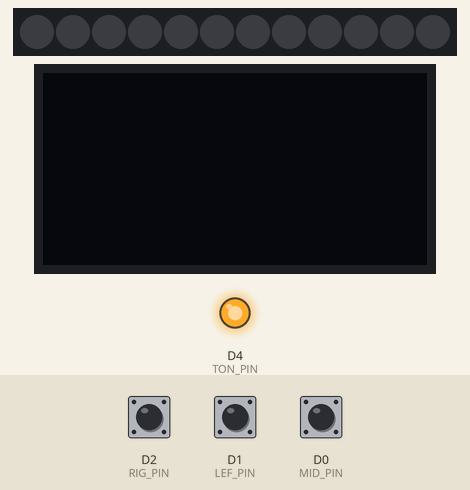
Simulated run of this sketch. Board: ESP8266 (NodeMCU). Parts: 12 RGB LEDs in strip order, left to right, 128×64 one-colour display, output pins drawn as LEDs (lit = HIGH). The inputs (shaded band) are chosen by the test bench; at power-on: D2 (RIG_PIN) HIGH, D1 (LEF_PIN) HIGH, D0 (MID_PIN) HIGH. Dim RGB values are drawn brighter than linear; the local clock reads 2024-03-15 10:24:30 at power-on unless the sketch sets it.

Above: at 1.2 s.
1.3 s: D2 (RIG_PIN) pulled LOW for 0.25 s
At 2.7 s:
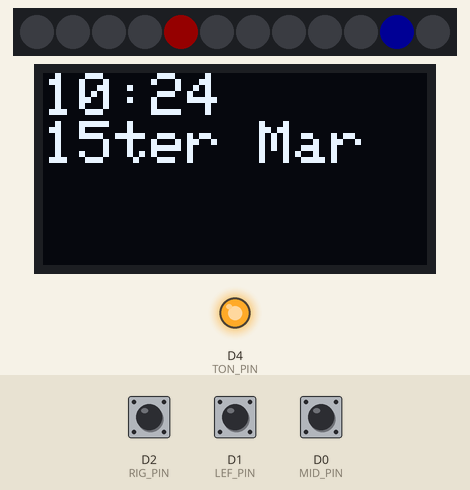
4.5 s: D1 (LEF_PIN) pulled LOW for 1 s
At 5.4 s:
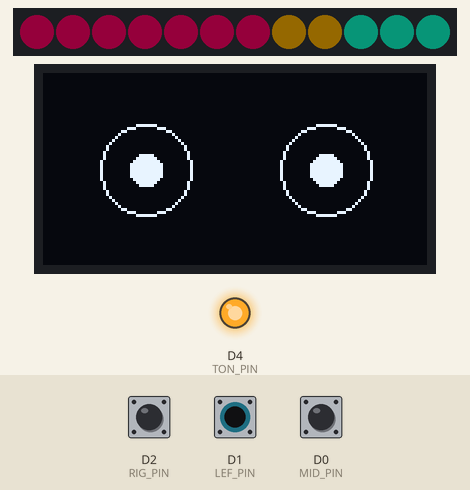
8.5 s: D1 (LEF_PIN) pulled LOW for 0.25 s
At 9.6 s:
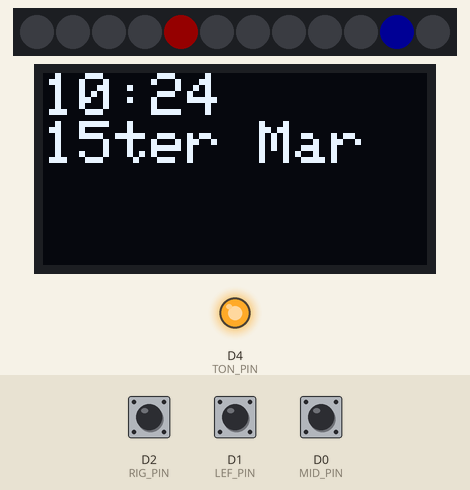
11.7 s: D0 (MID_PIN) pulled LOW for 0.25 s
At 13.0 s:
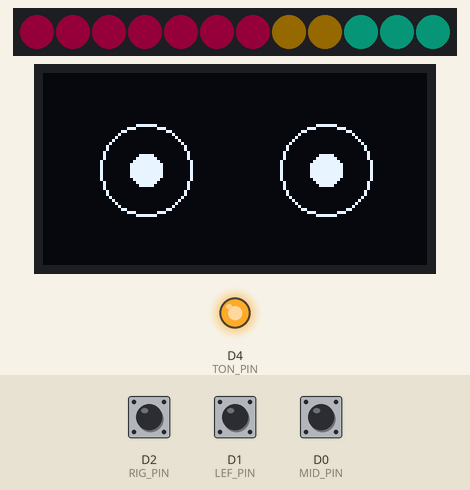
13.4 s: D0 (MID_PIN) pulled LOW for 3.2 s
Timing chart, 0 to 16.4 s (numbered marks = the images above; inputs shaded):
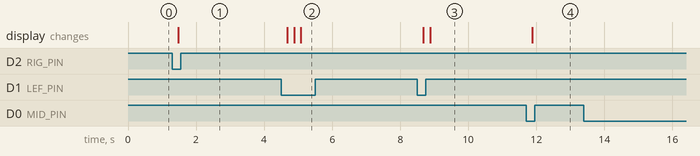

Measured:
- after the input at 1.3 s, the display: first changes after 0.18 s (image 1 shows a later state)
- after the input at 8.5 s, the display: first differs from a run without the input after 0.38 s (image 3)
- after the input at 11.7 s, the display: first changes after 0.18 s (image 4 shows a later state)

The sketch:

ava_v7_basicClient.ino
```cpp
#include "Adafruit_NeoPixel.h"
#include "Adafruit_GFX.h"
#include "Adafruit_SSD1306.h"
#include "Wire.h"
#include "RtcDS1307.h"
#include "ESP8266WiFi.h"
#include "Timer.h"

#define PIX_PIN D3
#define MID_PIN D0 // interrupt
#define LEF_PIN D1
#define RIG_PIN D2
#define TON_PIN D4
#define OLED_RESET D7 // Not Connected, software just requires it

#define PIXEL_COUNT 12

// objects
RtcDS1307<TwoWire> Rtc(Wire);
Adafruit_SSD1306 display(OLED_RESET);
Adafruit_NeoPixel strip = Adafruit_NeoPixel(PIXEL_COUNT, PIX_PIN, NEO_GRB + NEO_KHZ800);
Timer t;


// global constants
const String months[] = {"Dezembr","Jan","Feb","Mar","Apr","Mai","Jun","Jul","Okt","Nov","Dez"}; // dunno have to try out
const char* ssid     = "AVATIFY - Motivation Platform"; // later store a list of wifi passwords
const char* password = "h4ckingR00m";

const char* host = "avatify.mitmachine.de";
const char* user = "kennyawesome";
const int httpPort = 80;

// global variables, volatile if interrupts can change value
//int anzeige[] = {6,0,5,1,4,2,3}; // -> ascii-Table
volatile int midPressed = 0;
volatile int lefPressed = 0;
volatile int rigPressed = 0;
volatile int timeCount = 0;
volatile int menuIndex[] = {0,0}; // list of menus, can update
volatile long formerSum = 1; // first show clock

void setup() {
  WiFi.forceSleepBegin();
  Wire.begin(D5,D6);
  // put your setup code here, to run once:
  Serial.begin(57600);
  strip.begin();
  strip.setBrightness(20); // should be stored in EEPROM
  strip.show();

  Rtc.Begin();
  RtcDateTime compiled = RtcDateTime(__DATE__, __TIME__);

  pinMode(MID_PIN, INPUT_PULLUP);
  pinMode(LEF_PIN, INPUT_PULLUP);
  pinMode(RIG_PIN, INPUT_PULLUP);
  pinMode(TON_PIN, OUTPUT);
  digitalWrite(TON_PIN,HIGH);


  display.begin(SSD1306_SWITCHCAPVCC, 0x3c);
  display.clearDisplay();
  display.display();

  //attachInterrupt(RIG_PIN, toggle, CHANGE);
  t.every(200, takeReading);
  t.every(200, menu);
  t.every(200, view);
  t.every(60000, scheduler); // every minute check, 10 min
}

void loop(){
  t.update();
}


// menü -> eigener prozess
  // uhrenanzeige -> overlap
  // menutree -> anzeige
  // marquee anzeige
  // atemübung
  // befindlichkeit -> how to note on
  // config
    // wifi config
    // time to display
    // brightness of led
  // Doubleclick
// todo
  // ntc update
  // timeout -> schedule keeper (list, and secondwise?) -> store time efficiently
  // Load images
  // images + text
  // fileIO

void scheduler(){

}

void view(){

}


void menu(){
  if(menuIndex[0] == 0){
    if(0 != (midPressed + lefPressed + rigPressed)){
      timeCount = 0;
      // here starts the menu
      showTime();
      resetInput();
      menuIndex[0] = 1;
    }
  }else if(menuIndex[0] == 1){
      if(timeCount > 15){
        saveEnergy();
        menuIndex[0] = 0;
        menuIndex[1] = 0;
      } else {
        if(0 != (midPressed + lefPressed + rigPressed)){
          timeCount = 0;
          resetInput();
          //show current task, if showed, then the real menu
          testdrawSmily();
          showDistribution(7, 3, 2);
        }
      }
   }
}

void resetInput(){
  midPressed = 0;
  lefPressed = 0;
  rigPressed = 0;
}

void showTime(){
  RtcDateTime now = Rtc.GetDateTime();
  String padHour = "";
  String padMinute = "";
  if(now.Hour() < 10){
    padHour = "0";
  }
  if(now.Minute() < 10){
    padMinute = "0";
  }
  String firstLine = padHour + String(now.Hour()) + ":" + padMinute +String(now.Minute());
  String secondLine = String(now.Day()) + "ter " + months[now.Month()];

  display.clearDisplay();

  display.setTextSize(2);
  display.setTextColor(WHITE);
  display.setCursor(0,0);
  display.println(firstLine);
  display.println(secondLine);
  display.display();

  strip.setPixelColor(now.Hour()%12, 0x0000ff); // cyan
  strip.setPixelColor(int(now.Minute()/5), 0xff0000); // cyan
  strip.show();


}

void showAvatar(){
  showDistribution(7, 3, 2);
  //testdrawSmily();
  showTime();
}

void saveEnergy(){
  strip.clear();
  strip.show();

  display.clearDisplay();
  display.display();

  WiFi.forceSleepBegin();

  // should detach timer interrupt?
}

void updateData(String action, String key, String value){
  WiFi.forceSleepWake();
  WiFi.begin(ssid, password);

  int connectionTry = 0;
  while ((WiFi.status() != WL_CONNECTED) || connectionTry < 5)  {
    delay(500);
    connectionTry++;
    Serial.print(".");
  }

  if(WiFi.status() == WL_CONNECTED){
    Serial.println(WiFi.localIP());
    WiFiClient client;

    if (client.connect(host, httpPort)) {
      String url = "/api.php";
      url += "?user=";
      url += user;
      url += "&action=";
      url += action;
      url += "&key=";
      url += key;
      url += "&value=";
      url += value;

      client.print(String("GET ") + url + " HTTP/1.1\r\n" +
               "Host: " + host + "\r\n" +
               "Connection: close\r\n\r\n");
      unsigned long timeout = millis();
      while ((client.available() == 0) || ((millis() - timeout) > 5000)){}
      if(millis() - timeout < 5000){
        // for single line result
        //display.drawProgressBar(0, 32, 120, 10, progress);
        int counter = 0;
        String result;
        // Read all the lines of the reply from server and print them to Serial
        while(client.available()){
          String line = client.readStringUntil('\r');
          if(counter == 9){
            if(line.length() >= 10){
              result = line;
            }
            Serial.print(line);
          }
          counter++;
        }
      }else{
        Serial.println("Client connection failed");
      }
    }else{
      Serial.println("Host connection failed");
    }
  }
  WiFi.forceSleepBegin();
}

void takeReading(){
  if(!digitalRead(MID_PIN)){
    midPressed++;
    pinMode(MID_PIN, OUTPUT);
    digitalWrite(MID_PIN,HIGH);
    pinMode(MID_PIN, INPUT_PULLUP);
  }
  if(!digitalRead(LEF_PIN)){
    lefPressed++;
  }
  if(!digitalRead(RIG_PIN)){
    rigPressed++;
  }
  timeCount++;
}

void updateText(){
  display.setTextSize(1);
  display.setTextColor(WHITE);
  display.setCursor(0,0);
  display.println("ALOHA");
  display.display();
}

void showDistribution(int important, int longterm,int creative){

  for(int i = 0; i<important; i++){
    strip.setPixelColor(i, 0xff0266); // magenta
  }
  for(int i = important; i<important+creative; i++){
    strip.setPixelColor(i, 0xffb200); // orange
  }
  for(int i = important+creative; i<important+longterm+creative; i++){
    strip.setPixelColor(i, 0x0efec8); // cyan
  }
  strip.show();
}

void testdrawSmily() {
 display.clearDisplay();
 display.drawCircle(display.width()/2 - 30 , display.height()/2, 15, WHITE);
 display.drawCircle(display.width()/2 + 30 , display.height()/2, 15, WHITE);
 display.fillCircle(display.width()/2 - 30, display.height()/2, 5, WHITE);
 display.fillCircle(display.width()/2 + 30, display.height()/2, 5, WHITE);
 display.display();
}
```
